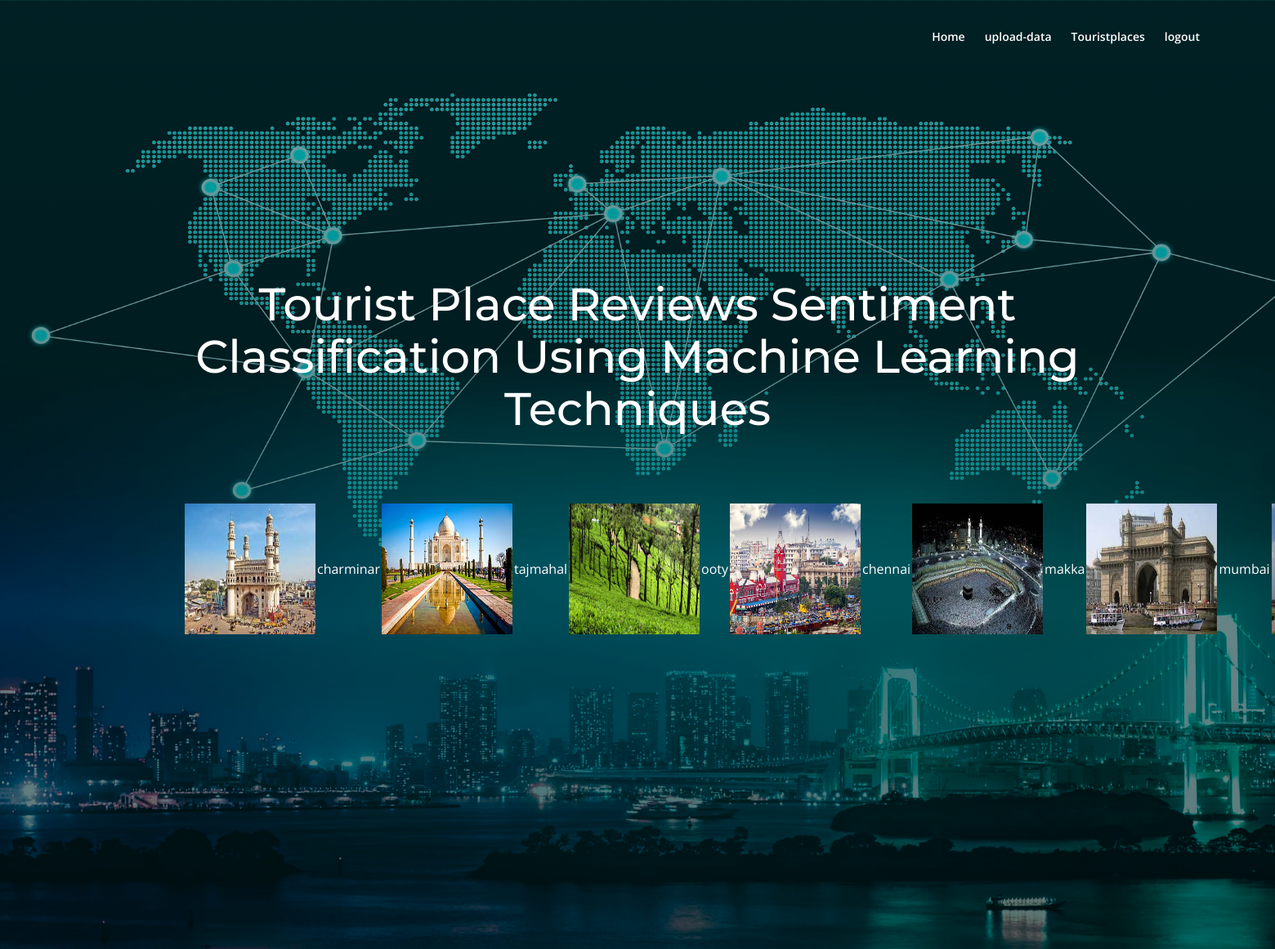
Page /turstguide/touristplaces/ on the committed database.
### turstguide/models.py (models this page shows, shortened)
class upload(models.Model):
    placename = models.CharField(max_length=100)
    information = models.CharField(max_length=100)
    package = models.CharField(max_length=100)
    file = models.FileField(upload_to='files/pdfs/')

### turstguide/views.py (the view)
# urls.py: path('touristplaces/',guide.touristplaces,name="touristplaces"),
def touristplaces(request):
    s=upload.objects.all()
    return render(request,'guide/touristplaces.html',{"obj":s})

### templates/guide/touristplaces.html
{% extends 'guidebase.html' %}
{% load static %}
{% block contents %}
<div>
    <table>
         <tr>
    {% for x in obj %}
       <td><a href="/viewplaces/?id={{x.id}}&placename={{x.placename}}&information={{x.information}}&package={{x.package}}"><img src="{{x.file.url}}" style="width:10em;height:10em;"></a></td>
             <td><text style="color:white">{{x.placename}}</text></td>
    {% endfor %}
        </tr>
         </table>
</div>
    {% endblock %}

### templates/guidebase.html (shortened to what this page needs)
{% load static %}
<!DOCTYPE html>
<html lang="en">
<head>
    <link href="{% static 'css/bootstrap.css' %}" rel="stylesheet">
    <link href="{% static 'css/fontawesome-all.css' %}" rel="stylesheet">
    <link href="{% static 'css/swiper.css' %}" rel="stylesheet">
	<link href="{% static 'css/magnific-popup.css' %}" rel="stylesheet">
	<link href="{% static 'css/styles.css' %}" rel="stylesheet">
</head>
<body data-spy="scroll" data-target=".fixed-top">
    <nav class="navbar navbar-expand-md navbar-dark navbar-custom fixed-top">
        <div class="collapse navbar-collapse" id="navbarsExampleDefault">
            <ul class="navbar-nav ml-auto">
                <li class="nav-item">
                    <a class="nav-link page-scroll" href="{% url 'guidehome' %}">Home</a>
                </li>
                <li class="nav-item">
                    <a class="nav-link page-scroll" href="{% url 'uploaddata' %}">upload-data</a>
                </li>
                <li class="nav-item">
                    <a class="nav-link page-scroll" href="{% url 'touristplaces' %}">Touristplaces</a>
                </li>
                <li class="nav-item">
                    <a class="nav-link page-scroll" href="{% url 'logout' %}">logout</a>
                </li>
            </ul>
        </div>
    </nav>
    <header id="header" class="header">
        <div class="header-content">
            <div class="container">
                <div class="row">
                    <div class="col-lg-12">
                        <div class="text-container">
                            <h1>Tourist Place Reviews Sentiment Classification
Using Machine Learning Techniques </h1><br><br><br>
                            {% block contents %}
        {% endblock %}
                        </div>
                    </div>
                </div>
            </div>
        </div>
    </header>
</body>
</html>

### static/css/styles.css (style rules this page uses)
body, html { width: 100%; height: 100%; }
body, p { color: #787976; font: 400 1rem/1.5625rem "Open Sans", sans-serif; }
h1 { color: #484a46; font: 700 2.5rem/3rem "Montserrat", sans-serif; }
a { color: #787976; text-decoration: underline; }
.navbar-custom { padding-top: 0.375rem; padding-bottom: 0.375rem; background-color: #113448; box-shadow: 0 0.0625rem 0.375rem 0 rgba(0, 0, 0, 0.1); font: 600 0.875rem/0.875rem "Open Sans", sans-serif; transition: all 0.2s; }
.navbar-custom .navbar-nav { margin-top: 0.75rem; margin-bottom: 0.5rem; }
.navbar-custom .nav-item .nav-link { padding: 0.625rem 0.75rem 0.625rem 0.75rem; color: #fff; text-decoration: none; transition: all 0.2s ease; }
.header { background: linear-gradient(rgba(0, 0, 0, 0.3), rgba(0, 0, 0, 0.5)), url('../images/wallpaperflare.com_wallpaper.jpg') center center no-repeat; background-size: cover; }
.header .header-content { padding-top: 8rem; padding-bottom: 2.125rem; text-align: center; }
.header .text-container { margin-bottom: 3rem; }
.header h1 { margin-bottom: 0.5rem; color: #fff; }
@media (min-width: 768px) { .navbar-custom { padding: 2.125rem 1.5rem 2.125rem 2rem; box-shadow: none; background: transparent; } }
@media (min-width: 768px) { .navbar-custom .navbar-nav { margin-top: 0; margin-bottom: 0; } }
@media (min-width: 768px) { .navbar-custom .nav-item .nav-link { padding: 0.25rem 0.75rem 0.25rem 0.75rem; } }
@media (min-width: 768px) { .header .header-content { padding-top: 13rem; padding-bottom: 7.5rem; } }
@media (min-width: 768px) { .header h1 { font: 500 3.5rem/4rem "Montserrat", sans-serif; } }
@media (min-width: 992px) { .header .header-content { padding-top: 14rem; padding-bottom: 15rem; } }
@media (min-width: 992px) { .header .text-container { margin-top: 6.5rem; } }
@media (min-width: 1200px) { .navbar-custom { padding-right: 5rem; padding-left: 5rem; } }
@media (min-width: 1200px) { .header .header-content { padding-top: 14.75rem; padding-bottom: 21rem; } }

### rows in the picture
upload: file (picture), placename "charminar"
upload: file (picture), placename "tajmahal"
upload: file (picture), placename "ooty"
upload: file (picture), placename "chennai"
upload: file (picture), placename "makka"
upload: file (picture), placename "mumbai"
upload: file (picture)
